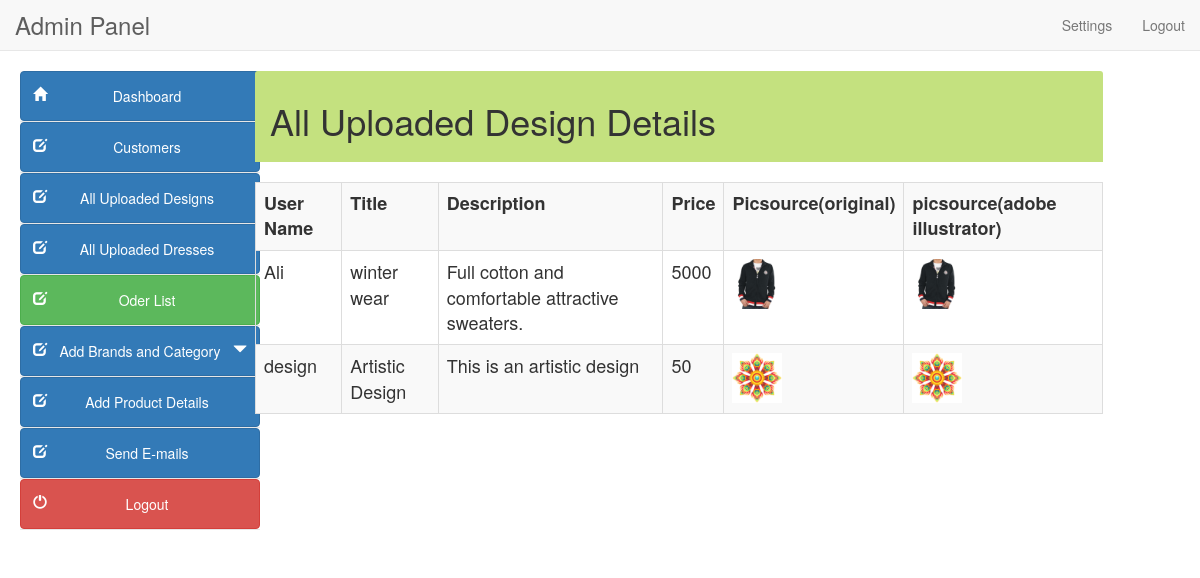
Page /alluploadeddesings.php on the committed database.
### tables this page shows
CREATE TABLE `designinfo` (
  `id` int(11) NOT NULL,
  `username` varchar(100) NOT NULL,
  `title` varchar(100) NOT NULL,
  `description` varchar(100) NOT NULL,
  `price` varchar(100) NOT NULL,
  `picsource_original` varchar(350) NOT NULL,
  `picsource_ai` varchar(350) NOT NULL
);

### alluploadeddesings.php (the view, shortened to what this page needs)
<?php
include("db.php");
?>
<!DOCTYPE html>
<html lang="en">
<head>
<link href="style/css/bootstrap.min.css" rel="stylesheet">
<link href="style/css/k.css" rel="stylesheet">
</head>
<body>
<?php include("include/header.php"); ?>
<div class="container-fluid">
<?php include("include/side_bar.php"); ?>
<div class="col-sm-9" style="margin-left:10px">
<div class="panel-heading" style="background-color:#c4e17f">
	<h1>All Uploaded Design Details </h1></div><br>
<div style="overflow-x:scroll;">
<table class="table table-bordered table-hover table-striped" style="font-size:18px">
	<tr>
			    	<th>User Name</th>
                	<th>Title</th>
                 	<th>Description</th>
                  	<th>Price</th>
                  	<th>Picsource(original)</th>
                   	<th>picsource(adobe illustrator)</th>
	</tr>
<?php
$query = "SELECT * FROM `designinfo`";
$result=mysqli_query($con,$query);
if(mysqli_num_rows($result) > 0)
{
	while($row = mysqli_fetch_array($result))
{
	echo "<tr>
		<td>".$row['username']." </td>
		<td>".$row['title']." </td>
		<td>".$row['description']."</td>
		<td>".$row['price']."</td>
		<td><a href='$row[picsource_original]'><img src='".$row['picsource_original']."' height = '50' width ='50'/> </a> </td>
		<td><a  href='$row[picsource_ai]'><img src='".$row['picsource_ai']."' height = '50' width='50'/> </a> </td>";
   echo"</tr>";
}
}
?>
</table>
</div>
</div></div>
</body>
</html>

### rows in the picture
designinfo: username "Ali", title "winter wear", description "Full cotton and comfortable attractive sweaters.", price "5000", shows a picture, picsource_ai (picture)
designinfo: username "design", title "Artistic Design", description "This is an artistic design", price "50", shows a picture, picsource_ai (picture)
